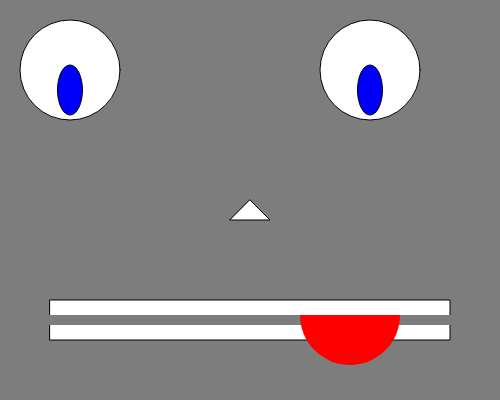
Frame 1 (no input)
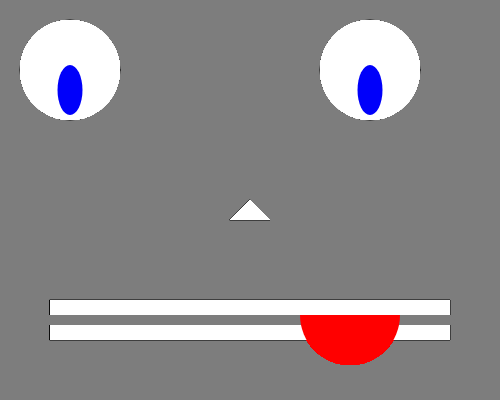
Frame 60 (no input)
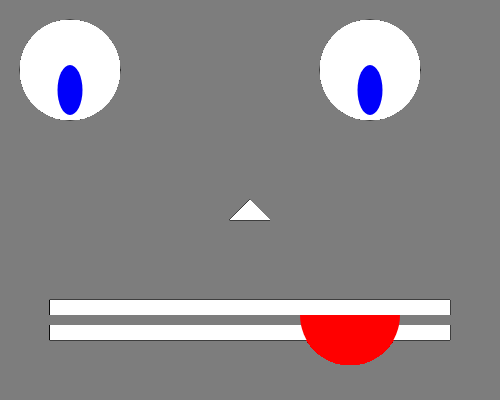
Frame 120 (the mouse pressed at the canvas centre since frame 60)

The p5.js sketch that drew these frames (run headless with seeded random() and noise() and a simulated clock; from frame 60 on, the mouse is pressed at the canvas centre):

// p5.js sketch
// ── sketch.js
var mouthX = 50;
var mouthY = 300;
var mouthW = 400;
var mouthH = 40;

var eye1X = 70;
var eye1Y = 70;

var eye2offset = 300;
var pupiloffset = 20;

function setup() {

    createCanvas(500,400);
    background(255,0,0);
    background(125);
    
}



function draw() {

    // x, y, width, height
    
    //eye1
    fill(255);
    ellipse(eye1X,eye1Y,100,100);
    
    //eye1 pupil
    fill(0,0,250);
    ellipse(eye1X,eye1Y + pupiloffset,25,50);
    
    //eye2
    fill(255);
    ellipse(eye1X + eye2offset,eye1Y,100,100);
    
    //eye2 pupil
    fill(0,0,250);
    ellipse(eye1X + eye2offset,eye1Y + pupiloffset,25,50);
    
    //nose
    fill(255);
    triangle(width/2,height/2,(width/2) + 20,(height/2) + 20,(width/2) - 20,(height/2) + 20)
    
    //mouth
    rect(mouthX,mouthY,mouthW,mouthH);
    
    //lipline
    stroke(125);
    strokeWeight(10);
    line(mouthX, mouthY + mouthH/2, mouthX + mouthW, mouthY + mouthH/2);
    noStroke();
   
    //tongue
    fill('red');
    arc(width/2 + 100,315,100,100,0,PI);
    
    
    
    
    
    
    
}
